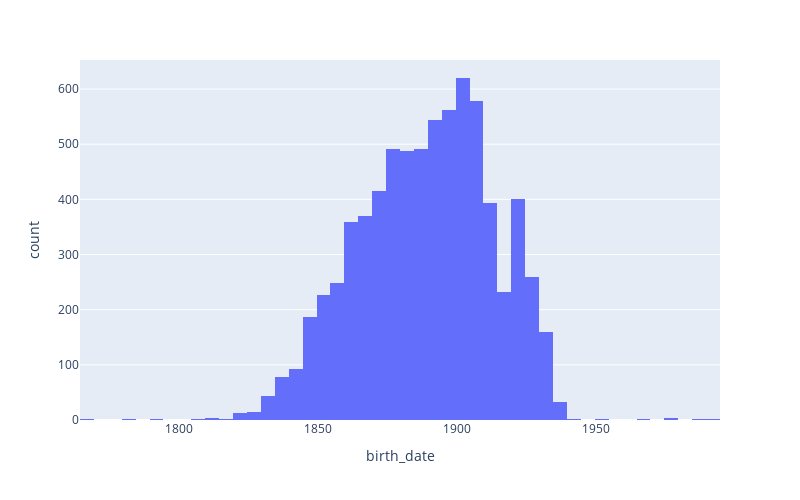

The code cell stored with this chart in its notebook:
### Code cell
# Année de naissance
df_birth_year = df.copy()
df_birth_year = df_birth_year[df_birth_year['birth_date'].apply(lambda x: len(str(x)) == 4)]
df_birth_year = df_birth_year[df_birth_year['birth_date']!='idem']
df_birth_year = df_birth_year.dropna(subset=['birth_date'])

df_birth_year['birth_date'] = df_birth_year['birth_date'].astype(int)
px.histogram(df_birth_year, x='birth_date', 
            #  title='Histogramme des années de naissance',
             nbins=50, 
             width=800, 
             height=500)

### Figure 1 — Plotly figure (JSON) as saved in the notebook; plotly's stock layout.template omitted (floating-point values rounded to 4 significant figures; data arrays with more than 128 entries replaced by an {"elided": "..."} marker saying what was removed)
{"data": [{"alignmentgroup": "True", "bingroup": "x", "hovertemplate": "birth_date=%{x}<br>count=%{y}<extra></extra>", "legendgroup": "", "marker": {"color": "#636efa", "pattern": {"shape": ""}}, "name": "", "nbinsx": 50, "offsetgroup": "", "orientation": "v", "showlegend": false, "type": "histogram", "x": {"elided": "7320 int values"}, "xaxis": "x", "yaxis": "y"}], "layout": {"barmode": "relative", "height": 500, "legend": {"tracegroupgap": 0}, "margin": {"t": 60}, "width": 800, "xaxis": {"anchor": "y", "domain": [0, 1], "title": {"text": "birth_date"}}, "yaxis": {"anchor": "x", "domain": [0, 1], "title": {"text": "count"}}}}
